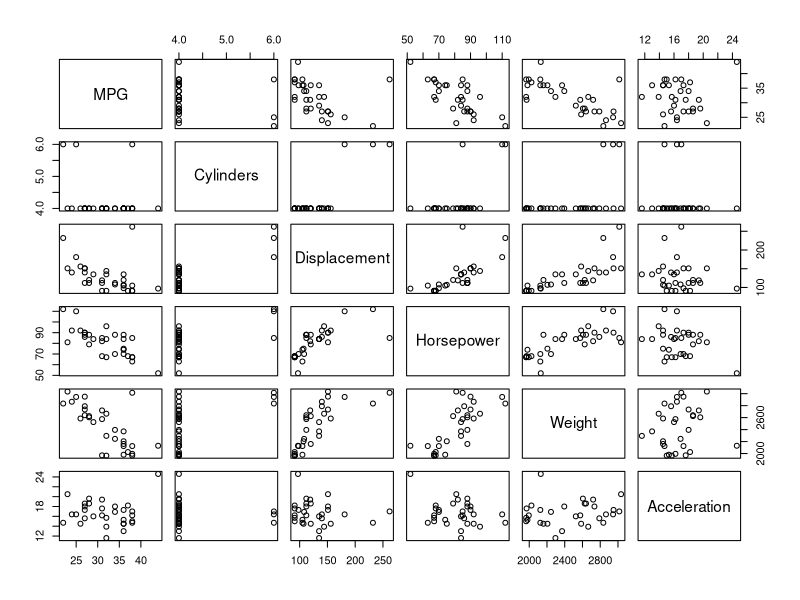
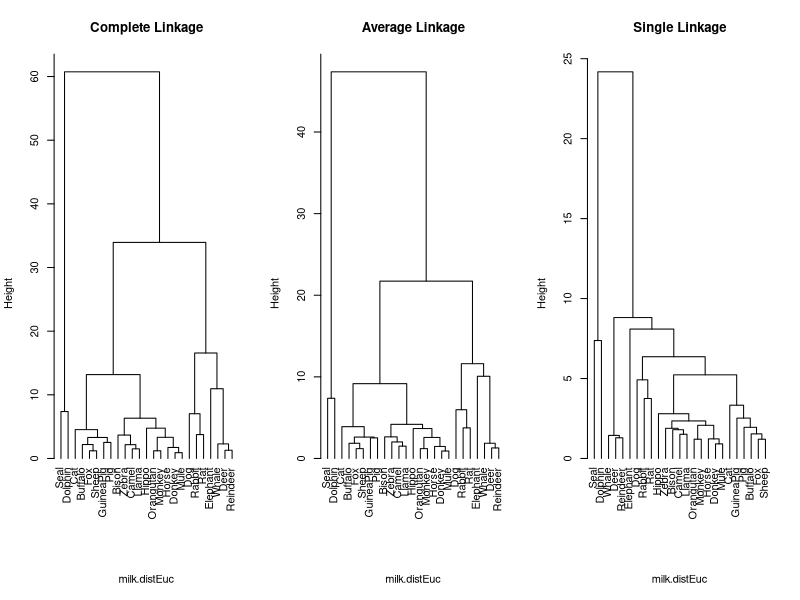
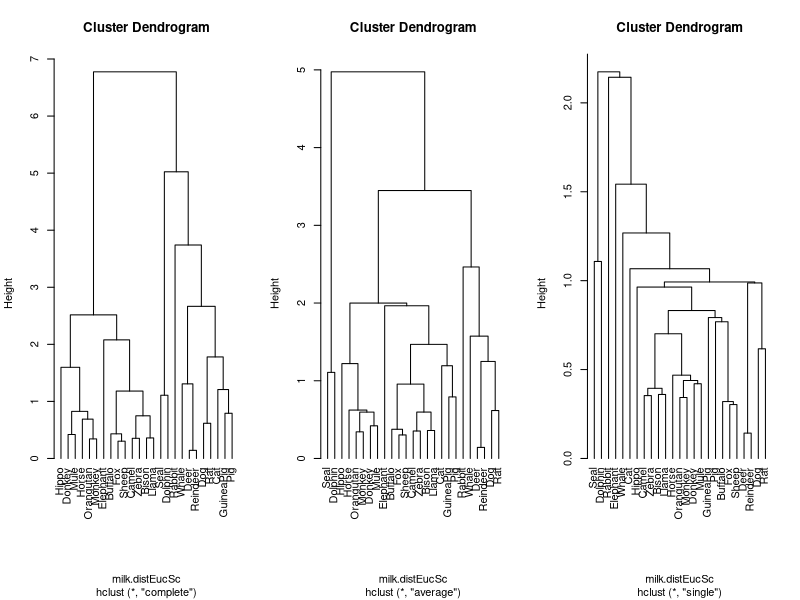
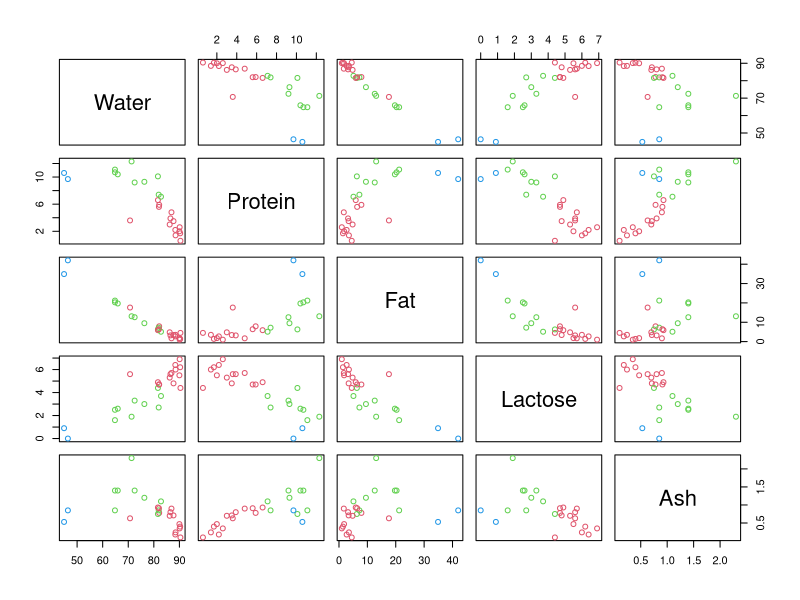
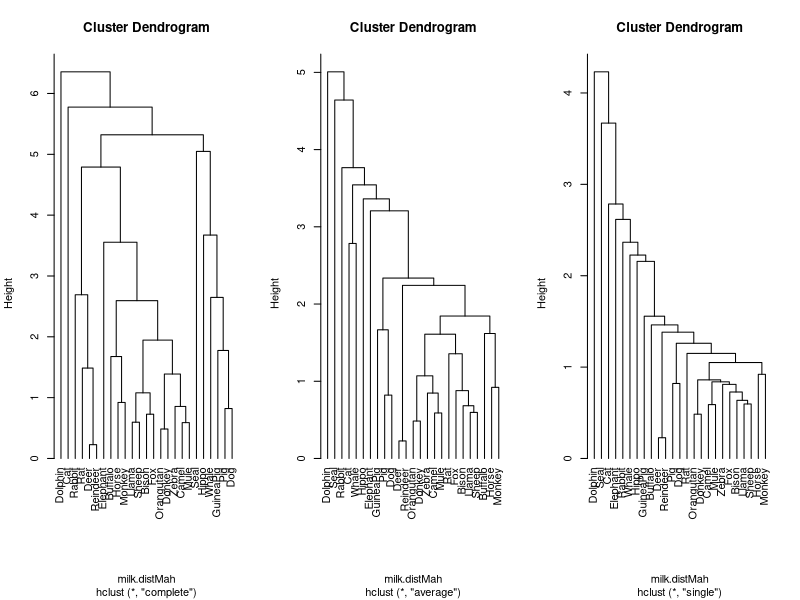
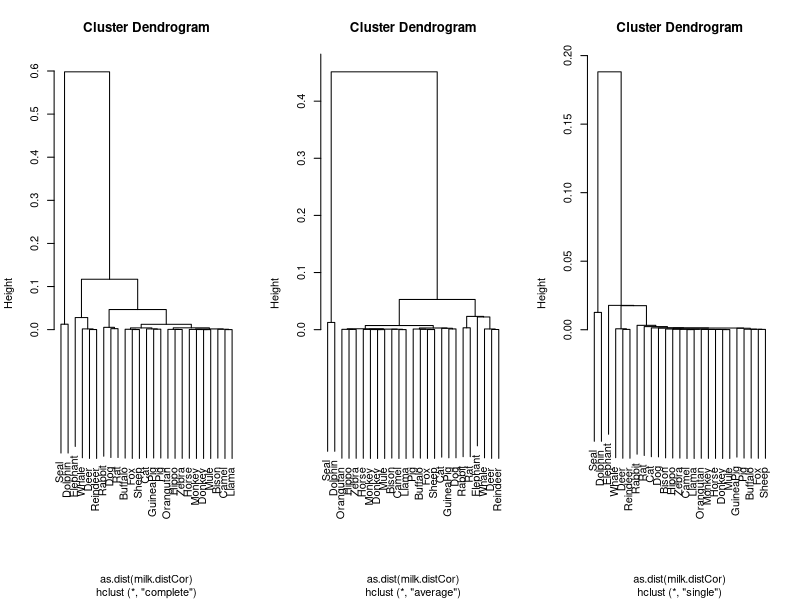
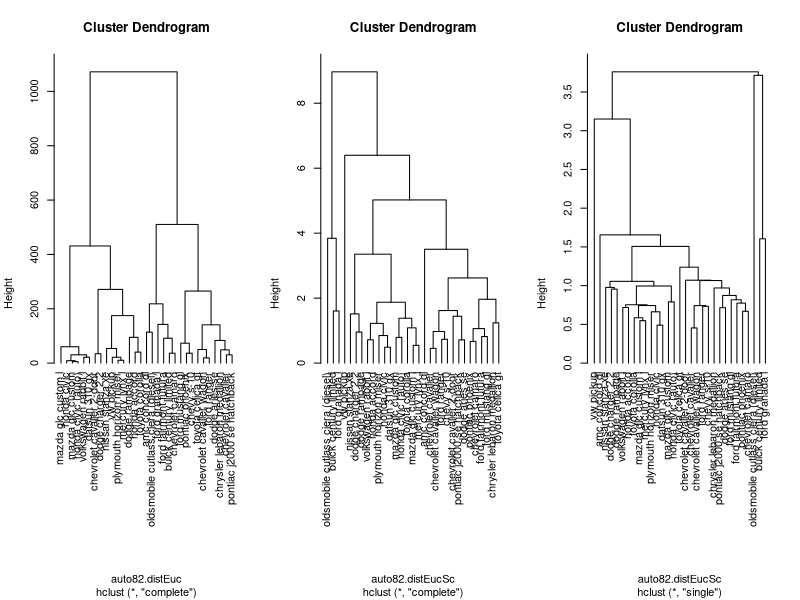
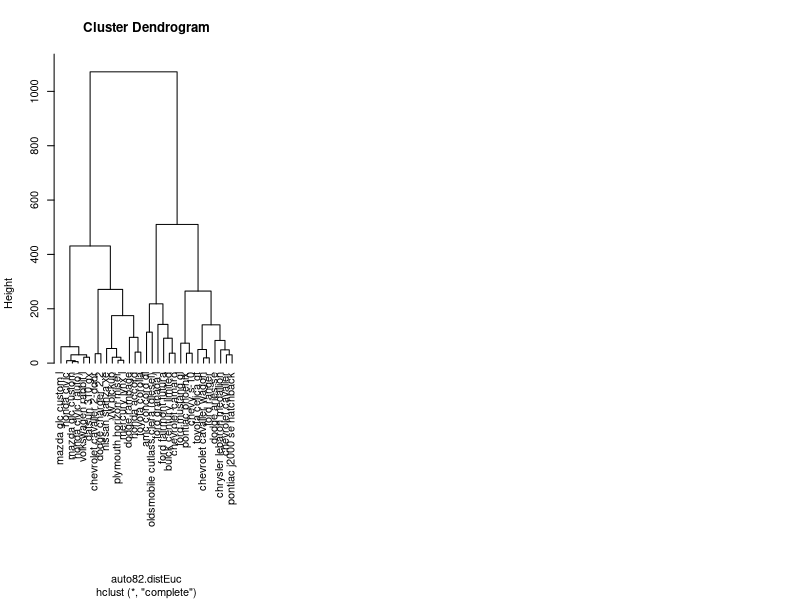

Source code (R) for these figures, in order:
## ---- chunk 1
knitr::opts_chunk$set(echo = TRUE)
## ---- chunk 2
library(tidyverse)
library(ggplot2)
library(GGally)
#library(gridExtra)
#library(corrplot)

#library(MASS)
#library(class)
#library(rpart)
#library(rpart.plot)
#library(CCA)
library(mclust)
## ---- chunk 3
setwd("C:/Users/pourso/Google Drive/School/st558")
milk = read.csv('MammalMilkData.csv')
head(milk)
dim(milk)
## ---- chunk 4
auto82 = read.csv('Auto82MPGData.csv')
head(auto82,6)
## ---- chunk 5
pairs(auto82[,1:6])

#ggpairs(auto82[,1:6], progress=F)


## ---- chunk 6
#compute distance matrix
milk.distEuc = dist(milk[,-1])

#create hierarchical clusters
milk.hcEuc = hclust(milk.distEuc, method = "complete")
milk.haEuc = hclust(milk.distEuc, method = "average")
milk.hsEuc = hclust(milk.distEuc, method = "single")

#plot dendrograms
par(mfrow=c(1,3))
plot(milk.hcEuc, labels = milk[,1], hang = -1, sub = "",
     main = "Complete Linkage")
plot(milk.haEuc, labels = milk[,1], hang = -1, sub = "",
     main = "Average Linkage")
plot(milk.hsEuc, labels = milk[,1], hang = -1, sub = "",
     main = "Single Linkage")


#standardize variables
milk.sc = scale(milk[,-1])

#compute distance matrix
milk.distEucSc = dist(milk.sc)

#create clusters
milk.hcEucSc = hclust(milk.distEucSc, method = "complete")
milk.haEucSc = hclust(milk.distEucSc, method = "average")
milk.hsEucSc = hclust(milk.distEucSc, method = "single")

par(mfrow=c(1,3))
plot(milk.hcEucSc, labels = milk[,1], hang=-1)
plot(milk.haEucSc, labels = milk[,1], hang=-1)
plot(milk.hsEucSc, labels = milk[,1], hang=-1)

#restric height of tree
cutree(milk.hcEucSc, k=3)

pairs(milk[,-1], col = cutree(milk.hcEucSc, k=3)+1)

#compute mahalanobis distance
milk.cov = cov(milk[,-1])
milk.sph = as.matrix(milk[,-1]) %*% t(chol(solve(milk.cov)))
milk.distMah = dist(milk.sph)

#compare distances
milk.mat = as.matrix(milk[,-1])
sqrt((milk.mat[1,] - milk.mat[2,]) %*%
       solve(milk.cov)%*%(milk.mat[1,]-milk.mat[2,]))
as.matrix(milk.distMah)[1,2]

#hierarchical clustering w/ mahalanobis
milk.hcMah = hclust(milk.distMah, method = "complete")
milk.haMah = hclust(milk.distMah, method = "average")
milk.hsMah = hclust(milk.distMah, method = "single")

#plot dendrograms
par(mfrow=c(1,3))
plot(milk.hcMah, labels=milk[,1], hang=-1)
plot(milk.haMah, labels=milk[,1], hang=-1)
plot(milk.hsMah, labels=milk[,1], hang=-1)

#get correlation between rows
milk.distCor = 1 - cor(t(milk[,-1]))^2

#hierarchical clustering w/ mahalanobis
milk.hcCor = hclust(as.dist(milk.distCor), method = "complete")
milk.haCor = hclust(as.dist(milk.distCor), method = "average")
milk.hsCor = hclust(as.dist(milk.distCor), method = "single")

#par(mfrow=c(1,3))
plot(milk.hcCor, labels=milk[,1], hang=0.5)
plot(milk.haCor, labels=milk[,1], hang=0.5)
plot(milk.hsCor, labels=milk[,1], hang=0.5)

## ---- chunk 7
auto82.distEuc= dist(auto82[,-7])
auto82.hcEuc = hclust(auto82.distEuc, method = "complete")

plot(auto82.hcEuc, labels = auto82[,7], hang = -1)
## ---- chunk 8
#standardize data first
auto82.sc = scale(auto82[,-7])
auto82.distEucSc = dist(auto82.sc)
auto82.hcEucSc = hclust(auto82.distEucSc, method = "complete")
plot(auto82.hcEucSc, labels = auto82[,7], hang = -1)

## ---- chunk 9
auto82.hsEucSc = hclust(auto82.distEucSc, method = "single")
plot(auto82.hsEucSc, labels = auto82[,7], hang = -1)
## ---- chunk 10
plot(auto82.hcEuc, labels = auto82[,7], hang = -1)
pairs(auto82[,-7], col = cutree(auto82.hcEuc, k=4)+1)
auto82$cluster_id = cutree(auto82.hcEuc, k=4)
auto82 %>% group_by(cluster_id) %>% summarize(wgt=mean(Weight),
                                              hpw=mean(Horsepower))
## ---- chunk 11
milk.km3 = kmeans(milk[,-1], centers = 3, nstart = 10)
names(milk.km3)

milk[milk.km3$cluster==1,1]
milk[milk.km3$cluster==2,1]
milk[milk.km3$cluster==3,1]

pairs(milk[,-1],col=milk.km3$cluster+1)

table(milk.km3$cluster, cutree(milk.hcEuc, k=3))

milk.km5.a = kmeans(milk[,-1], centers = 5, nstart = 1)
milk.km5.b = kmeans(milk[,-1], centers = 5, nstart = 1)
table(milk.km5.a$clus, milk.km5.b$clus)
## ---- chunk 12
auto82.km4 = kmeans(auto82[,1:6], centers = 4, nstart = 10)
for (i in 1:4){
  print(auto82[auto82.km4$clus==i,7])
  writeLines("")
}

## ---- chunk 13
table(auto82.km4$cluster,cutree(auto82.hcEuc,k=4))

## ---- chunk 14
pairs(auto82[,1:6], col=auto82.km4$clus+1)
## ---- chunk 15
milk.mc = Mclust(milk[,-1])
names(milk.mc)
milk.mc
pairs(milk[,-1], col=milk.mc$clas+1)

milk.mc5 = Mclust(milk[,-1], G=5)
pairs(milk[,-1], col=milk.mc5$clas+1)

milk.mc3 = Mclust(milk[,-1], G=3)
pairs(milk[,-1], col=milk.mc3$clas+1)

table(milk.mc3$class, milk.km3$clust)
## ---- chunk 16
auto82.mc = Mclust(auto82[,1:6])
length(unique(auto82.mc$clas))
## ---- chunk 17
auto82.mc4 = Mclust(auto82[,1:6], G=4)
table(auto82.mc4$clas, auto82.km4$clus)
